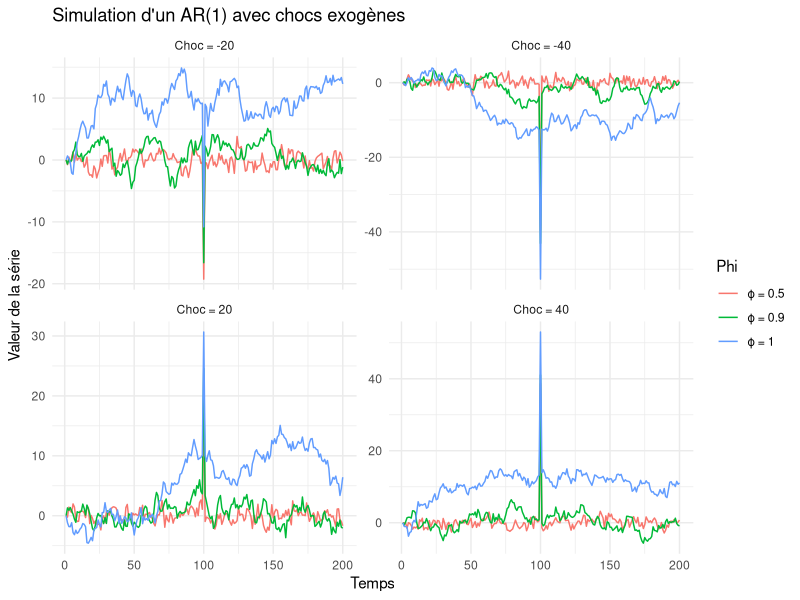

The R script that drew this image:
## ---- chunk 1
#| output: false
set.seed(123)  # Fixer la graine pour la reproductibilité
library(ggplot2)
library(dplyr)
library(tidyr)
## ---- chunk 2
# Paramètres
n <- 200  # Nombre d'observations
phi_values <- c(0.5, 0.9, 1)  # Valeurs de phi
shocks <- c(20, 40, -20, -40)  # Valeurs des chocs

# Fonction pour simuler un AR(1) avec un choc
simulate_AR1 <- function(phi, n, shock_value, shock_position = 100) {
  Y <- numeric(n)
  epsilon <- rnorm(n)  # Bruit blanc
  for (t in 2:n) {
    Y[t] <- phi * Y[t - 1] + epsilon[t]
  }
  Y[shock_position] <- Y[shock_position] + shock_value  # Ajouter le choc
  return(Y)
}

# Simulation pour chaque combinaison (phi, choc)
data_list <- list()
for (shock in shocks) {
  for (phi in phi_values) {
    serie <- simulate_AR1(phi, n, shock)
    df <- data.frame(
      Time = 1:n,
      Value = serie,
      Phi = paste0("ϕ = ", phi),
      Shock = paste0("Choc = ", shock)
    )
    data_list <- append(data_list, list(df))
  }
}

# Fusionner toutes les séries
data_all <- bind_rows(data_list)
## ---- chunk 3
# Graphique
ggplot(data_all, aes(x = Time, y = Value, color = Phi)) +
  geom_line() +
  facet_wrap(~Shock, scales = "free_y") +
  labs(title = "Simulation d'un AR(1) avec chocs exogènes",
       x = "Temps",
       y = "Valeur de la série") +
  theme_minimal()
